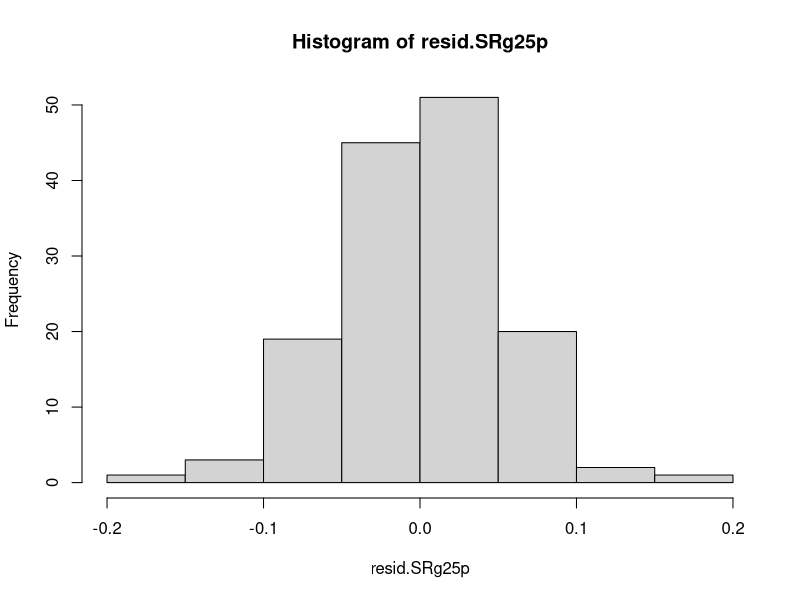
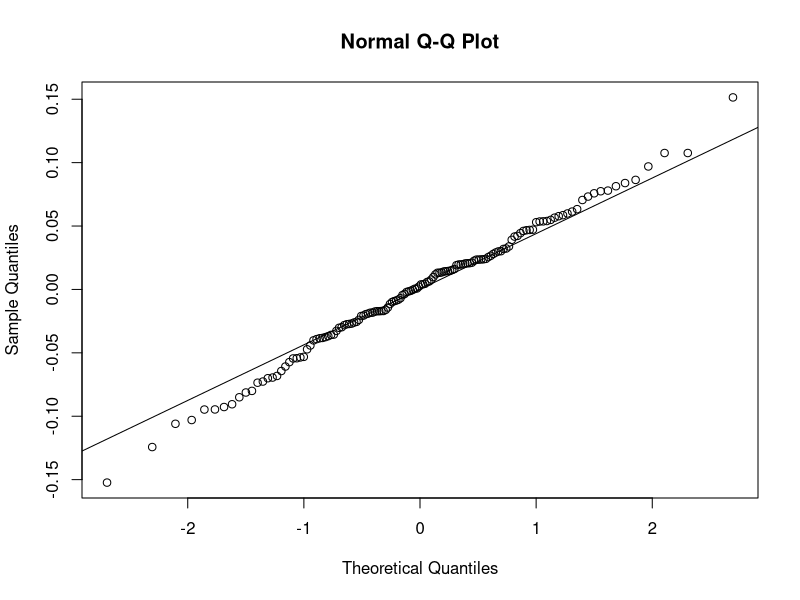
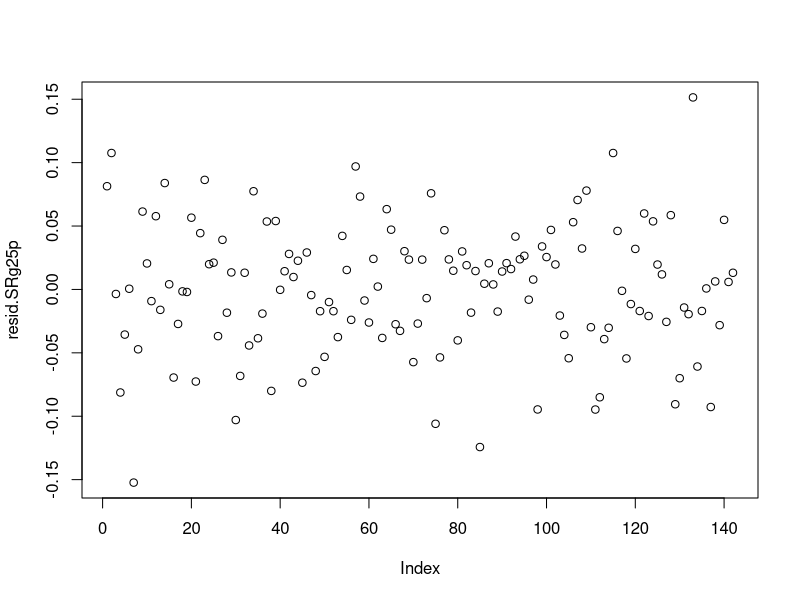
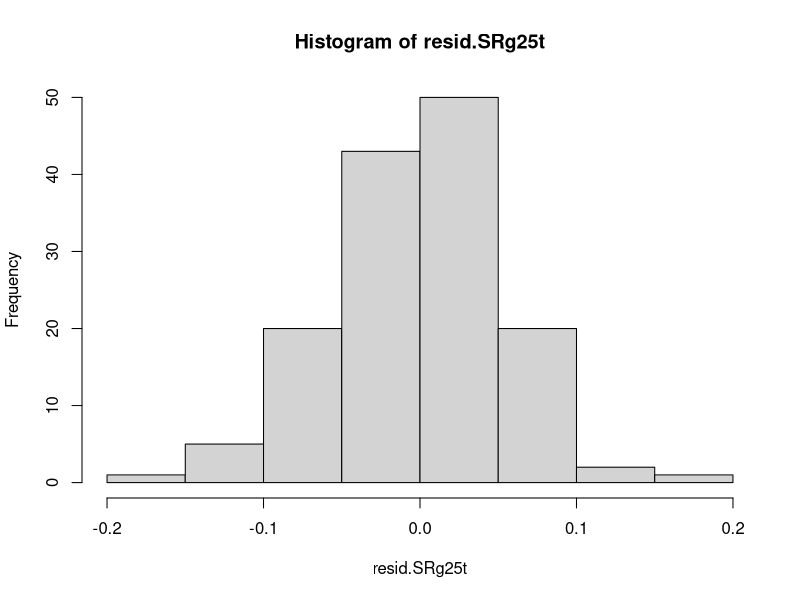
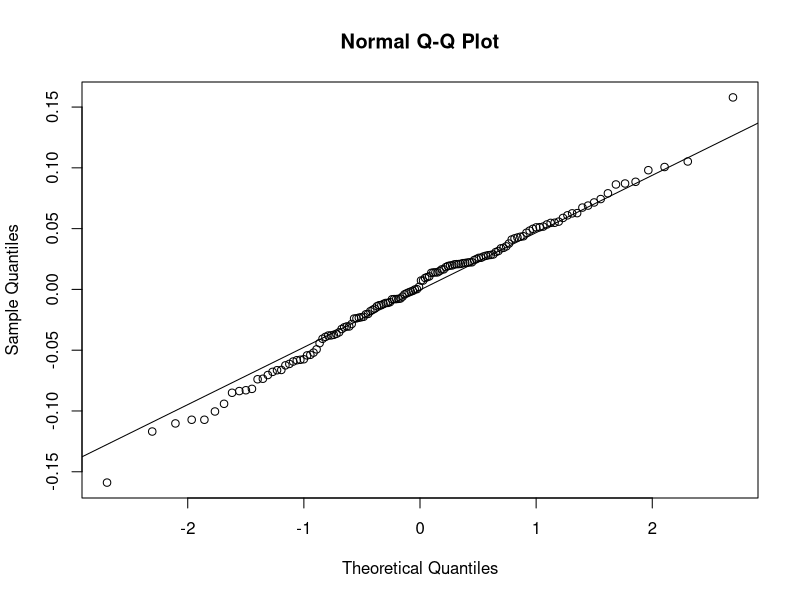
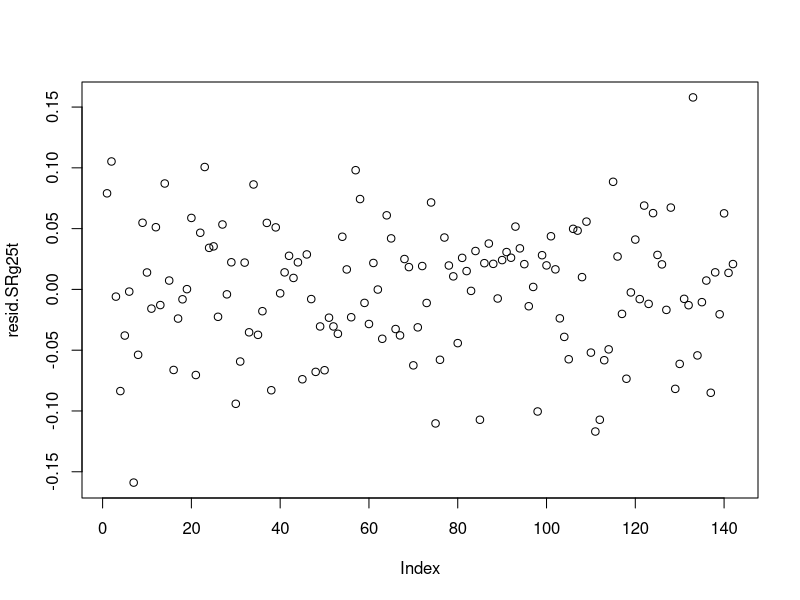
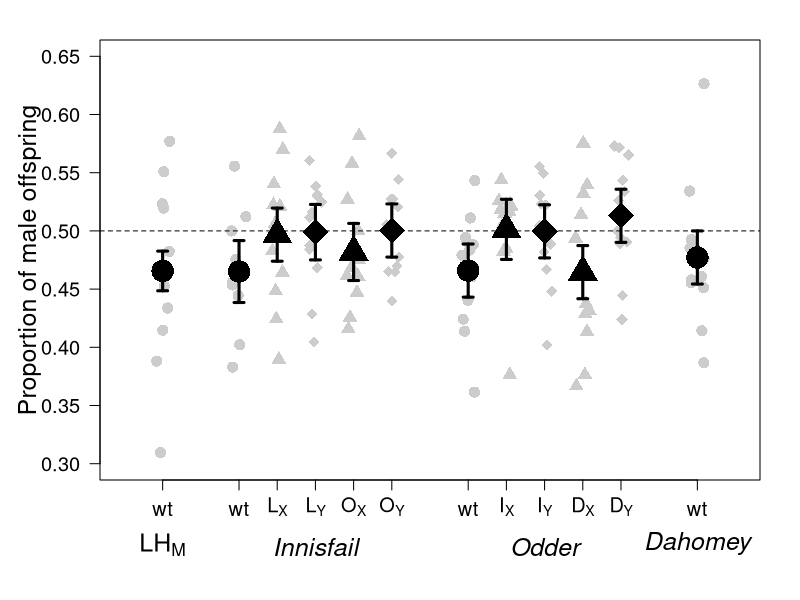
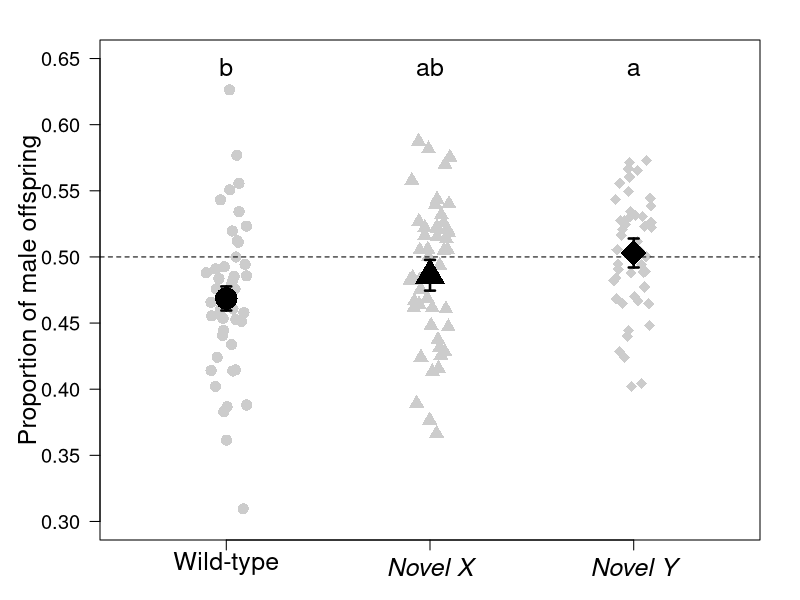

Here is the R script that generated these plots, in order:
################################################################################################
################################### SEX RATIO, GENERATION 25 ###################################
################################################################################################

#Set up environment
library(car)
library(Hmisc)
library(lme4)
library(lmerTest)
library(multcomp)

#Read in csv file with data
SRg25.data <- read.table(file = "SexRatioG25.csv", header = T, sep = ",")


##########################################  STATISTIC  #########################################


### CALCULATE THE PROPORTION OF MALE OFFSPRING ###
SRg25.data$prop_male <- SRg25.data$male / SRg25.data$total


##############################
######### POPULATION #########
##############################


### LINEAT MODEL ###

#Linear mixed model testing if population has a significant effect on the proportion of males with block
model.SRg25p <- lmer(prop_male ~ population + block + (1|population:rep_population), data = SRg25.data)
#ANOVA
anova(model.SRg25p, test = "F")
#Not significant, P = 0.4122
#Block is not significant, P = 0.8611
ranova(model.SRg25p)
#Nested factor is not significant, P = 0.8623


#Homogeneity of variances
leveneTest(SRg25.data$prop_male, SRg25.data$population)
#Non significant, assumption of homogeneity of variances is met. Can use ANOVA

#Test the model by looking at the residuls
resid.SRg25p <- residuals(model.SRg25p)
hist(resid.SRg25p)
shapiro.test(resid.SRg25p)
qqnorm(resid.SRg25p)
qqline(resid.SRg25p)
plot(resid.SRg25p)
#The residuls are normally distrubuted, meaning that the model is valid



#############################
######### TREATMENT #########
#############################


### LINEAT MODEL ###

#Linear mixed model testing if treatment has a significant effect on the proportion of males with block
model.SRg25t <- lmer(prop_male ~ treatment + block + (1|treatment:rep_population), data = SRg25.data)
#ANOVA
anova(model.SRg25t, test = "F")
#Significant, P = 0.009219
#Block is not significant, P = 0.820917
ranova(model.SRg25t)
# Nested facto is not significant, P = 1 


#Homogeneity of variances
leveneTest(SRg25.data$prop_male, SRg25.data$treatment)
#Non significant, assumption of homogeneity of variances is met. Can use ANOVA

#Test the model by looking at the residuls
resid.SRg25t <- residuals(model.SRg25t)
hist(resid.SRg25t)
shapiro.test(resid.SRg25t)
qqnorm(resid.SRg25t)
qqline(resid.SRg25t)
plot(resid.SRg25t)
#The residuls are normally distrubuted, meaning that the model is valid


#I do a post hoc test to see if any of the genotypes are significantly different from each other
RESULT.SRg25t <- glht(model.SRg25t, mcp(treatment = "Tukey"))
#Look at the results
summary(RESULT.SRg25t)
#Wt is significant different from novel Y


#########################################  PLOT DATA  #########################################


### PLOT POPULATION ###

#Add fitted values
SRg25.data$fittedPop <- fitted(model.SRg25p)

#Caluclate mean
SRg25pop.M <- tapply(SRg25.data$fittedPop, SRg25.data$population, mean)
#SE
SRg25pop.SE <- (summary(model.SRg25p)$coefficients[c(1:12),2])


#Plot
par(mar = c(6, 5, 2, 2))
plot(NULL, xlim = c(0, 8), xlab = "", xaxt = "n", ylim = c(0.3, 0.65), ylab = "Proportion of male offspring", 
     cex.axis = 1.2, cex.lab = 1.5, las = 1)
#Add points
stripchart(SRg25.data$prop_male ~ SRg25.data$population, add = T, vertical = T,
           method = "jitter", pch = c(16, 16,17,18,17,18, 16,17,18,17,18, 16), 
           cex = 1.5, col = "gray80", at = c(0.5, 1.5,2,2.5,3,3.5, 4.5,5,5.5,6,6.5, 7.5))
#Add errorbars
xSRg25pop <- c(0.5, 1.5,2,2.5,3,3.5, 4.5,5,5.5,6,6.5, 7.5)
errbar(xSRg25pop, SRg25pop.M, SRg25pop.M + SRg25pop.SE, SRg25pop.M - SRg25pop.SE, 
       pch = c(16, 16,17,18,17,18, 16,17,18,17,18, 16), cex = c(3, 3,3,3.5,3,3.5, 3,3,3.5,3,3.5, 3), 
       lwd = 3, add = T)
#Add line
abline(h = 0.5, lty = 2)
#AXIS
axis(1, at = c(0.5, 1.5,2,2.5,3,3.5, 4.5,5,5.5,6,6.5, 7.5), cex.axis = 1.2,
     labels = c("wt", "wt", expression("L"["X"]), expression("L"["Y"]), expression("O"["X"]), expression("O"["Y"]),
                "wt", expression("I"["X"]), expression("I"["Y"]), expression("D"["X"]), expression("D"["Y"]), "wt"))
#And add text on top
mtext(expression("LH"["M"]), side = 1, line = 3, at = 0.5, cex = 1.5)
mtext(expression(italic("Innisfail")), side = 1, line = 3, at = 2.5, cex = 1.5)
mtext(expression(italic("Odder")), side = 1, line = 3, at = 5.5, cex = 1.5)
mtext(expression(italic("Dahomey")), side = 1, line = 3, at = 7.5, cex = 1.5)



### PLOT TREATMENT ###

#Add fitted values
SRg25.data$fittedTreat <- fitted(model.SRg25t)

#Caluclate mean
SRg25treat.M <- tapply(SRg25.data$fittedTreat, SRg25.data$treatment, mean)
#SE
SRg25treat.SE <- (summary(model.SRg25t)$coefficients[c(1:3),2])


#Plot
par(mar = c(3, 5, 2, 2))
plot(NULL, xlim = c(0.5, 3.5), xlab = "", xaxt = "n", ylim = c(0.3, 0.65), ylab = "Proportion of male offspring", 
     cex.axis = 1.2, cex.lab = 1.5, las = 1)
#Add points
stripchart(SRg25.data$prop_male ~ SRg25.data$treatment, add = T, vertical = T, 
           method = "jitter", pch = c(16, 17, 18), cex = 1.5, col = "gray80")
#Add errorbars
xSRg25treat <- c(1, 2, 3)
errbar(xSRg25treat, SRg25treat.M, SRg25treat.M + SRg25treat.SE, SRg25treat.M - SRg25treat.SE, 
       pch = c(16, 17, 18), cex = c(3, 3, 3.5), lwd = 2.5, add = T)
#Add line
abline(h = 0.5, lty = 2)
#AXIS
axis(1, at = seq (1, 3, by = 1), cex.axis = 1.5, 
     labels = c("Wild-type", expression(italic("Novel X")), expression(italic("Novel Y"))))
#Mark significant between the genotypes with letters
mtext("b", side = 3, line = -2, at = 1, cex = 1.5)
mtext("ab", side = 3, line = -2, at = 2, cex = 1.5)
mtext("a", side = 3, line = -2, at = 3, cex = 1.5)
